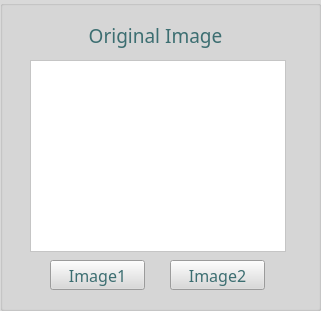
     <widget class="QGroupBox" name="groupBox_4">
      <property name="geometry">
       <rect>
        <x>50</x>
        <y>30</y>
        <width>321</width>
        <height>311</height>
       </rect>
      </property>
      <property name="palette">
       <palette>
        <active>
         <colorrole role="WindowText">
          <brush brushstyle="SolidPattern">
           <color alpha="255">
            <red>60</red>
            <green>110</green>
            <blue>113</blue>
           </color>
          </brush>
         </colorrole>
         <colorrole role="Button">
          <brush brushstyle="SolidPattern">
           <color alpha="255">
            <red>217</red>
            <green>217</green>
            <blue>217</blue>
           </color>
          </brush>
         </colorrole>
         <colorrole role="Text">
          <brush brushstyle="SolidPattern">
           <color alpha="255">
            <red>60</red>
            <green>110</green>
            <blue>113</blue>
           </color>
          </brush>
         </colorrole>
         <colorrole role="ButtonText">
          <brush brushstyle="SolidPattern">
           <color alpha="255">
            <red>60</red>
            <green>110</green>
            <blue>113</blue>
           </color>
          </brush>
         </colorrole>
         <colorrole role="Base">
          <brush brushstyle="SolidPattern">
           <color alpha="255">
            <red>217</red>
            <green>217</green>
            <blue>217</blue>
           </color>
          </brush>
         </colorrole>
         <colorrole role="Window">
          <brush brushstyle="SolidPattern">
           <color alpha="255">
            <red>217</red>
            <green>217</green>
            <blue>217</blue>
           </color>
          </brush>
         </colorrole>
         <colorrole role="HighlightedText">
          <brush brushstyle="SolidPattern">
           <color alpha="255">
            <red>254</red>
            <green>250</green>
            <blue>224</blue>
           </color>
          </brush>
         </colorrole>
         <colorrole role="PlaceholderText">
          <brush brushstyle="SolidPattern">
           <color alpha="128">
            <red>60</red>
            <green>110</green>
            <blue>113</blue>
           </color>
          </brush>
         </colorrole>
        </active>
        <inactive>
         <colorrole role="WindowText">
          <brush brushstyle="SolidPattern">
           <color alpha="255">
            <red>60</red>
            <green>110</green>
            <blue>113</blue>
           </color>
          </brush>
         </colorrole>
         <colorrole role="Button">
          <brush brushstyle="SolidPattern">
           <color alpha="255">
            <red>217</red>
            <green>217</green>
            <blue>217</blue>
           </color>
          </brush>
         </colorrole>
         <colorrole role="Text">
          <brush brushstyle="SolidPattern">
           <color alpha="255">
            <red>60</red>
            <green>110</green>
            <blue>113</blue>
           </color>
          </brush>
         </colorrole>
         <colorrole role="ButtonText">
          <brush brushstyle="SolidPattern">
           <color alpha="255">
            <red>60</red>
            <green>110</green>
            <blue>113</blue>
           </color>
          </brush>
         </colorrole>
         <colorrole role="Base">
          <brush brushstyle="SolidPattern">
           <color alpha="255">
            <red>217</red>
            <green>217</green>
            <blue>217</blue>
           </color>
          </brush>
         </colorrole>
         <colorrole role="Window">
          <brush brushstyle="SolidPattern">
           <color alpha="255">
            <red>217</red>
            <green>217</green>
            <blue>217</blue>
           </color>
          </brush>
         </colorrole>
         <colorrole role="HighlightedText">
          <brush brushstyle="SolidPattern">
           <color alpha="255">
            <red>254</red>
            <green>250</green>
            <blue>224</blue>
           </color>
          </brush>
         </colorrole>
         <colorrole role="PlaceholderText">
          <brush brushstyle="SolidPattern">
           <color alpha="128">
            <red>60</red>
            <green>110</green>
            <blue>113</blue>
           </color>
          </brush>
         </colorrole>
        </inactive>
        <disabled>
         <colorrole role="WindowText">
          <brush brushstyle="SolidPattern">
           <color alpha="255">
            <red>60</red>
            <green>110</green>
            <blue>113</blue>
           </color>
          </brush>
         </colorrole>
         <colorrole role="Button">
          <brush brushstyle="SolidPattern">
           <color alpha="255">
            <red>217</red>
            <green>217</green>
            <blue>217</blue>
           </color>
          </brush>
         </colorrole>
         <colorrole role="Text">
          <brush brushstyle="SolidPattern">
           <color alpha="255">
            <red>60</red>
            <green>110</green>
            <blue>113</blue>
           </color>
          </brush>
         </colorrole>
         <colorrole role="ButtonText">
          <brush brushstyle="SolidPattern">
           <color alpha="255">
            <red>60</red>
            <green>110</green>
            <blue>113</blue>
           </color>
          </brush>
         </colorrole>
         <colorrole role="Base">
          <brush brushstyle="SolidPattern">
           <color alpha="255">
            <red>217</red>
            <green>217</green>
            <blue>217</blue>
           </color>
          </brush>
         </colorrole>
         <colorrole role="Window">
          <brush brushstyle="SolidPattern">
           <color alpha="255">
            <red>217</red>
            <green>217</green>
            <blue>217</blue>
           </color>
          </brush>
         </colorrole>
         <colorrole role="HighlightedText">
          <brush brushstyle="SolidPattern">
           <color alpha="255">
            <red>254</red>
            <green>250</green>
            <blue>224</blue>
           </color>
          </brush>
         </colorrole>
         <colorrole role="PlaceholderText">
          <brush brushstyle="SolidPattern">
           <color alpha="128">
            <red>60</red>
            <green>110</green>
            <blue>113</blue>
           </color>
          </brush>
         </colorrole>
        </disabled>
       </palette>
      </property>
      <property name="font">
       <font>
        <kerning>false</kerning>
        <fontweight>Thin</fontweight>
       </font>
      </property>
      <property name="statusTip">
       <string notr="true"/>
      </property>
      <property name="whatsThis">
       <string notr="true"/>
      </property>
      <property name="accessibleName">
       <string notr="true"/>
      </property>
      <property name="accessibleDescription">
       <string notr="true"/>
      </property>
      <property name="styleSheet">
       <string notr="true"/>
      </property>
      <property name="inputMethodHints">
       <set>Qt::InputMethodHint::ImhNone</set>
      </property>
      <property name="title">
       <string/>
      </property>
      <widget class="QGraphicsView" name="graphicsView_6">
       <property name="geometry">
        <rect>
         <x>30</x>
         <y>60</y>
         <width>256</width>
         <height>192</height>
        </rect>
       </property>
       <property name="autoFillBackground">
        <bool>false</bool>
       </property>
       <property name="styleSheet">
        <string notr="true">background-color: rgb(255, 255, 255);</string>
       </property>
       <property name="lineWidth">
        <number>2</number>
       </property>
      </widget>
      <widget class="QLabel" name="label_8">
       <property name="geometry">
        <rect>
         <x>60</x>
         <y>20</y>
         <width>191</width>
         <height>31</height>
        </rect>
       </property>
       <property name="font">
        <font>
         <family>Cascadia Code Light</family>
         <pointsize>14</pointsize>
        </font>
       </property>
       <property name="text">
        <string>Original Image</string>
       </property>
       <property name="alignment">
        <set>Qt::AlignmentFlag::AlignCenter</set>
       </property>
      </widget>
      <widget class="QPushButton" name="pushButton9">
       <property name="geometry">
        <rect>
         <x>50</x>
         <y>260</y>
         <width>95</width>
         <height>30</height>
        </rect>
       </property>
       <property name="font">
        <font>
         <family>Cascadia Code</family>
         <pointsize>12</pointsize>
        </font>
       </property>
       <property name="text">
        <string>Image1</string>
       </property>
      </widget>
      <widget class="QPushButton" name="pushButton10">
       <property name="geometry">
        <rect>
         <x>170</x>
         <y>260</y>
         <width>95</width>
         <height>30</height>
        </rect>
       </property>
       <property name="font">
        <font>
         <family>Cascadia Code</family>
         <pointsize>12</pointsize>
        </font>
       </property>
       <property name="text">
        <string>Image2</string>
       </property>
      </widget>
     </widget>
